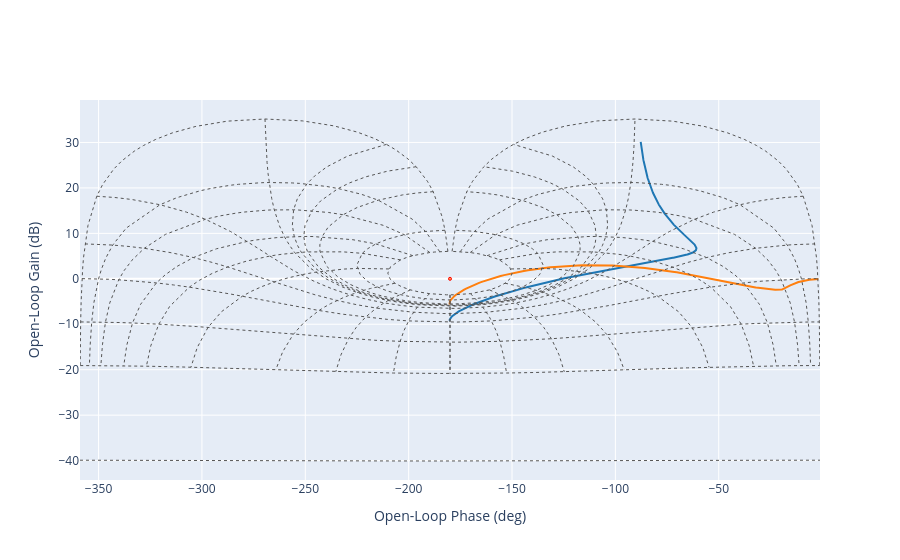

Source (notebook cell):
### Markdown cell above
### Correcteur

### Code cell
Te = 0.01

Kp = 1/(10**(36.664/20)+30)
Ti = 5*Te
Td = -30e-4
Ki = Kp*(Te/Ti)
Kd = Kp*(Td/Te)

z = tf('z')

Cz = Kp*(1+(Te/Ti)*(z/(z-1))+Td*(z-1)/(Te*z))

nichols([Cz*Mt_z_rpm,(Cz*Mt_z_rpm)/(1+Cz*Mt_z_rpm)])
